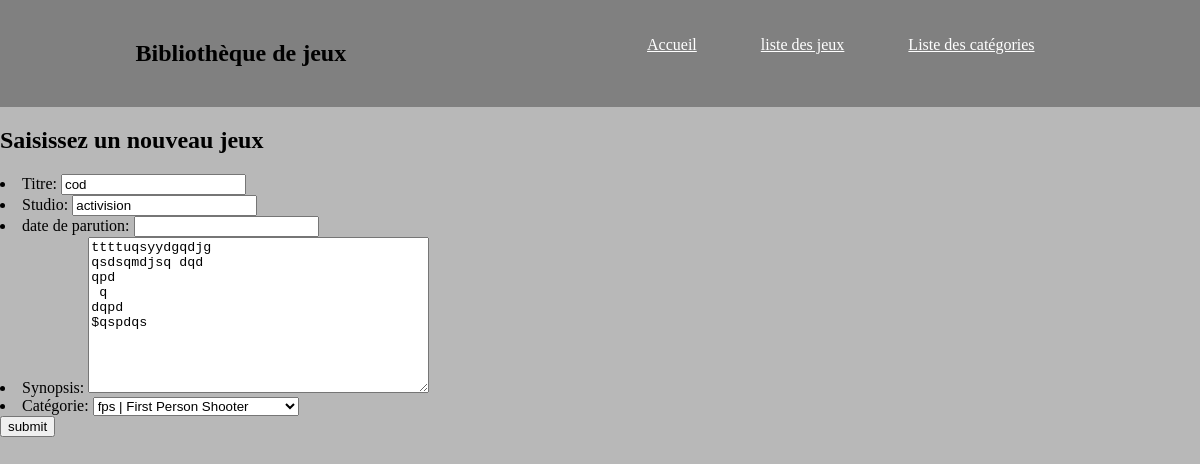
The app's page /games/update/2/ with its own data.
### games/models.py (models this page shows, shortened)
class Game(models.Model):
    titre = models.CharField(max_length=100)
    studio = models.CharField(max_length=100)
    date_parution = models.DateField(blank=True, null=True)
    synopsis = models.TextField(null=True, blank=True)
    categorie = models.ForeignKey("categorie", on_delete=models.CASCADE, null=True)
    def dico(self):
        return {"titre":self.titre, "studio":self.studio, "date_parution":self.date_parution, "synopsis":self.synopsis, "categorie": self.categorie}

### games/views.py (the view)
# urls.py: path("update/<int:id>/", views.update),
def update(request, id):
    game = models.Game.objects.get(pk=id)
    form = GameForm(game.dico())
    return render(request, "games/ajout.html",{"form": form, "id": id})

### games/forms.py
class GameForm(ModelForm):
    class Meta:
        model = models.Game
        fields = ('titre', 'studio', 'date_parution', 'synopsis', 'categorie')
        labels = {
        'titre': _('Titre'),
        'studio': _('Studio'),
        'date_parution': _('date de parution'),
        'synopsis': _('Synopsis'),
        'categorie': _('Catégorie')
        }

### games/models.py (called while the page is built)
    def __str__(self):
        chaine2 = f"{self.nom} | {self.resume}"
        return chaine2

### games/templates/games/ajout.html (shortened to what this page needs)
{% extends "games/index.html" %}
{% block content %}
  <h2> Saisissez un nouveau jeux </h2>
    {% if id != None %}
      <form method="post" action="/games/updatetraitement/{{id}}/">
    {% else %}
      <form method="post" action="/games/traitement/">
    {% endif %}
      {{form.as_ul}}
      <input type="submit" value="submit"/>
    </form>
{% endblock %}

### games/static/games/index.css (style rules this page uses)
html, body { margin : 0 0 0 0; }
body { background-color : #B8B8B8; }

### records on screen
Game: titre "cod", studio "activision", synopsis "ttttuqsyydgqdjg qsdsqmdjsq dqd qpd q dqpd $qspdqs", categorie "fps | First Person Shooter"
